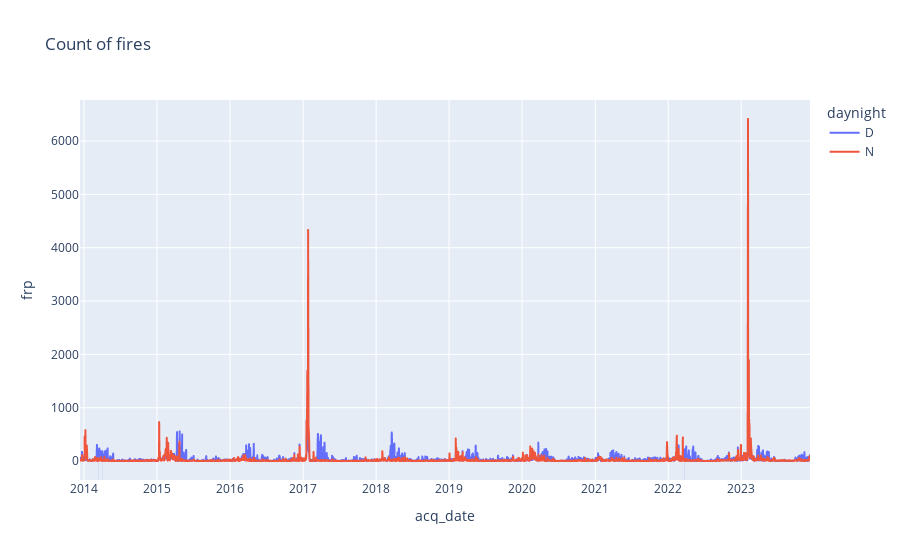

The code cell stored with this chart in its notebook:
### Code cell
a = df_archive[['acq_date', 'brightness', 'confidence', 'frp', 'daynight', 'bright_t31']].copy()
a['year'] = a['acq_date'].dt.year
a['month'] = a['acq_date'].dt.month
a['year-month'] = a['acq_date'].dt.to_period('M').astype(str)
a = a.groupby(['acq_date', 'confidence', "daynight"])['frp'].count().reset_index()
a = a[a['confidence'] == "n"]
px.line(a, x='acq_date', y='frp', color="daynight", title="Count of fires")

### Figure 1 — Plotly figure (JSON) as saved in the notebook; plotly's stock layout.template omitted (floating-point values rounded to 4 significant figures; data arrays with more than 128 entries replaced by an {"elided": "..."} marker saying what was removed)
{"data": [{"hovertemplate": "daynight=D<br>acq_date=%{x}<br>frp=%{y}<extra></extra>", "legendgroup": "D", "line": {"color": "#636efa", "dash": "solid"}, "marker": {"symbol": "circle"}, "mode": "lines", "name": "D", "showlegend": true, "type": "scattergl", "x": {"elided": "3420 str values"}, "xaxis": "x", "y": {"elided": "3420 int values"}, "yaxis": "y"}, {"hovertemplate": "daynight=N<br>acq_date=%{x}<br>frp=%{y}<extra></extra>", "legendgroup": "N", "line": {"color": "#EF553B", "dash": "solid"}, "marker": {"symbol": "circle"}, "mode": "lines", "name": "N", "showlegend": true, "type": "scattergl", "x": {"elided": "3319 str values"}, "xaxis": "x", "y": {"elided": "3319 int values"}, "yaxis": "y"}], "layout": {"legend": {"title": {"text": "daynight"}, "tracegroupgap": 0}, "title": {"text": "Count of fires"}, "xaxis": {"anchor": "y", "domain": [0, 1], "title": {"text": "acq_date"}}, "yaxis": {"anchor": "x", "domain": [0, 1], "title": {"text": "frp"}}}}
